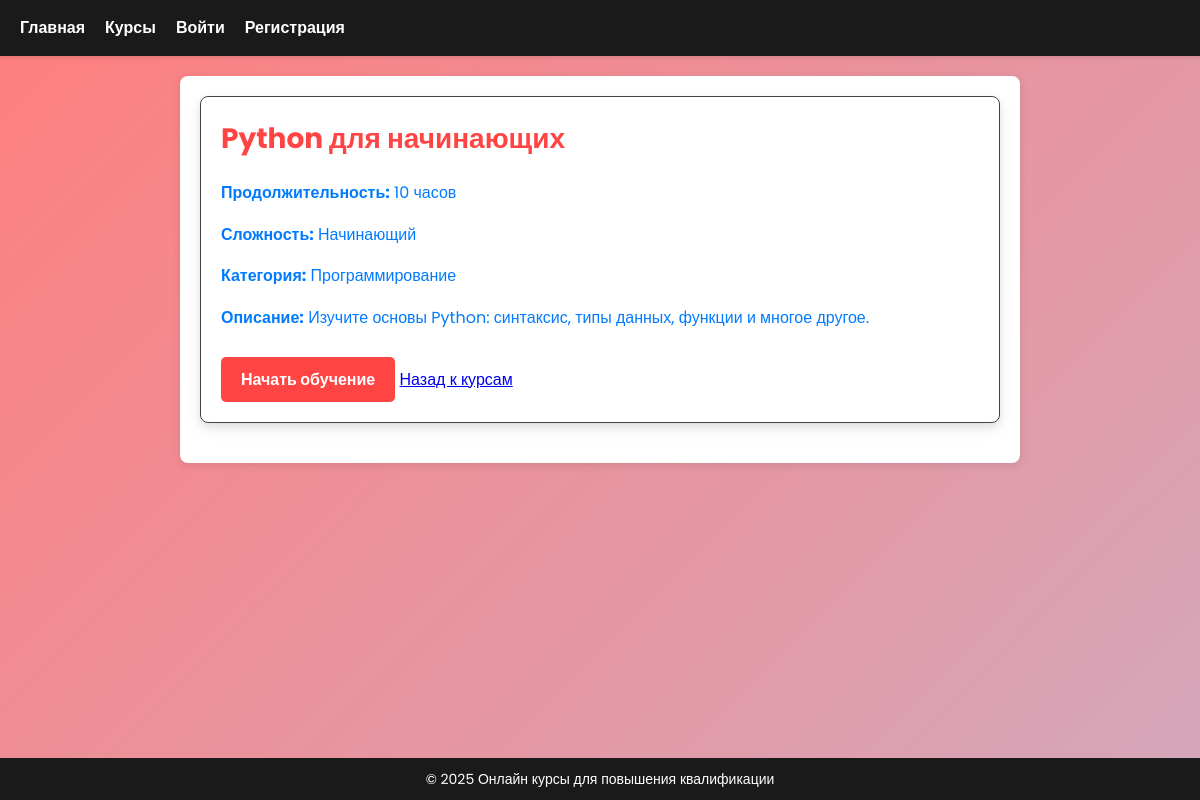
The page /course/1 on the database its author committed.
### tables this page shows
CREATE TABLE courses (
    id INTEGER PRIMARY KEY AUTOINCREMENT,
    title TEXT NOT NULL,
    duration TEXT NOT NULL,
    difficulty TEXT NOT NULL,
    description TEXT
, category);

### main.py (the view)
@app.route('/course/<int:course_id>')
def course_detail(course_id):
    course = get_course_by_id(course_id)
    if course:
        return render_template('course_detail.html', course=course)
    return "Курс не найден", 404

### main.py (called while the page is built)
def get_course_by_id(course_id):
    conn = sqlite3.connect('courses.db')
    cursor = conn.cursor()
    cursor.execute('SELECT * FROM courses WHERE id = ?', (course_id,))
    course = cursor.fetchone()  # Получаем одну запись
    conn.close()
    return course

### templates/course_detail.html (shortened to what this page needs)
{% extends "base.html" %}
{% block content %}
<div class="course-card">
    <h1>{{ course[1] }}</h1>
    <p><strong>Продолжительность:</strong> {{ course[2] }}</p>
    <p><strong>Сложность:</strong> {{ course[3] }}</p>
    <p><strong>Категория:</strong> {{ course[5] }}</p>
    <p><strong>Описание:</strong> {{ course[4] }}</p>
    <a href="{{ url_for('course_chapters', course_id=course[0]) }}" class="btn-start-learning">Начать обучение</a>
    <a href="{{ url_for('show_courses') }}">Назад к курсам</a>
</div>
{% endblock %}

### static/css/styles.css (style rules this page uses)
body { font-family: 'Poppins', sans-serif; margin: 0; padding: 0; color: #ffffff; background: linear-gradient(135deg, #ff7e7e 0%, #a9d1f8 50%, #ffffff 100%); background-size: 400% 400%; animation: gradientAnimation 10s ease infinite; height: 100vh; line-height: 1.6; }
h1, h2, h3 { color: #ff4444; margin-top: 0; }
h1 { font-size: 28px; }
p { color: #555; font-size: 16px; line-height: 1.6; }
.course-card, .chapter-card, .lesson-card { background-color: white; border: 1px solid #444444; border-radius: 8px; padding: 20px; margin-bottom: 20px; box-shadow: 0 2px 10px rgba(0, 0, 0, 0.1); transition: transform 0.3s, box-shadow 0.3s; box-shadow: 0 4px 8px rgba(0, 0, 0, 0.1), 0 6px 20px rgba(0, 0, 0, 0.05); }
.course-card p, .chapter-card p, .lesson-card p { color: #cccccc; }
.course-card p { text-decoration: none; color: #007BFF; }
.btn-start-learning, .btn-edit, .btn-delete, .btn-next { display: inline-block; padding: 10px 20px; margin-top: 10px; text-decoration: none; border-radius: 5px; font-size: 16px; font-weight: bold; transition: background-color 0.3s, transform 0.3s; }
.btn-start-learning { background-color: #ff4444; color: white; }

### rows shown on the page
courses: title "Python для начинающих", duration "10 часов", difficulty "Начинающий", category "Программирование", description "Изучите основы Python: синтаксис, типы данных, функции и многое другое."
